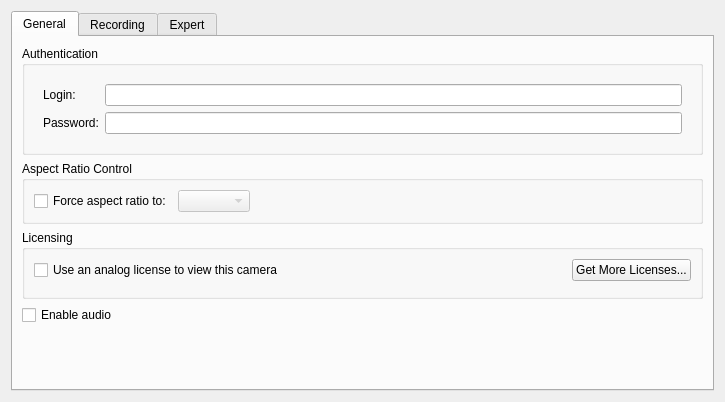
<?xml version="1.0" encoding="UTF-8"?>
<ui version="4.0">
 <class>MultipleCameraSettingsWidget</class>
 <widget class="QWidget" name="MultipleCameraSettingsWidget">
  <property name="geometry">
   <rect>
    <x>0</x>
    <y>0</y>
    <width>725</width>
    <height>402</height>
   </rect>
  </property>
  <property name="windowTitle">
   <string>Camera settings</string>
  </property>
  <layout class="QVBoxLayout" name="verticalLayout_2">
   <item>
    <widget class="QTabWidget" name="tabWidget">
     <property name="currentIndex">
      <number>0</number>
     </property>
     <widget class="QWidget" name="tabGeneral">
      <attribute name="title">
       <string>General</string>
      </attribute>
      <layout class="QVBoxLayout" name="verticalLayout_4">
       <item>
        <widget class="QGroupBox" name="groupBox_2">
         <property name="title">
          <string>Authentication</string>
         </property>
         <layout class="QVBoxLayout" name="verticalLayout_5">
          <item>
           <layout class="QFormLayout" name="formLayout_2">
            <property name="leftMargin">
             <number>9</number>
            </property>
            <property name="topMargin">
             <number>9</number>
            </property>
            <property name="rightMargin">
             <number>9</number>
            </property>
            <property name="bottomMargin">
             <number>9</number>
            </property>
            <item row="0" column="0">
             <widget class="QLabel" name="loginLabel">
              <property name="text">
               <string>Login:</string>
              </property>
             </widget>
            </item>
            <item row="0" column="1">
             <widget class="QLineEdit" name="loginEdit"/>
            </item>
            <item row="1" column="0">
             <widget class="QLabel" name="passwordLabel">
              <property name="text">
               <string>Password:</string>
              </property>
             </widget>
            </item>
            <item row="1" column="1">
             <widget class="QLineEdit" name="passwordEdit">
              <property name="echoMode">
               <enum>QLineEdit::PasswordEchoOnEdit</enum>
              </property>
             </widget>
            </item>
           </layout>
          </item>
         </layout>
        </widget>
       </item>
       <item>
        <widget class="QGroupBox" name="arGroupBox">
         <property name="title">
          <string>Aspect Ratio Control</string>
         </property>
         <layout class="QHBoxLayout" name="horizontalLayout_6">
          <item>
           <widget class="QCheckBox" name="arOverrideCheckBox">
            <property name="text">
             <string>Force aspect ratio to:</string>
            </property>
           </widget>
          </item>
          <item>
           <widget class="QComboBox" name="arComboBox">
            <property name="enabled">
             <bool>false</bool>
            </property>
            <property name="currentIndex">
             <number>-1</number>
            </property>
           </widget>
          </item>
          <item>
           <spacer name="horizontalSpacer_5">
            <property name="orientation">
             <enum>Qt::Horizontal</enum>
            </property>
            <property name="sizeHint" stdset="0">
             <size>
              <width>40</width>
              <height>20</height>
             </size>
            </property>
           </spacer>
          </item>
         </layout>
        </widget>
       </item>
       <item>
        <widget class="QGroupBox" name="analogGroupBox">
         <property name="title">
          <string>Licensing</string>
         </property>
         <layout class="QVBoxLayout" name="verticalLayout_3">
          <item>
           <layout class="QHBoxLayout" name="horizontalLayout_7">
            <item>
             <widget class="QCheckBox" name="analogViewCheckBox">
              <property name="text">
               <string>Use an analog license to view this camera</string>
              </property>
              <property name="tristate">
               <bool>true</bool>
              </property>
             </widget>
            </item>
            <item>
             <spacer name="horizontalSpacer_2">
              <property name="orientation">
               <enum>Qt::Horizontal</enum>
              </property>
              <property name="sizeHint" stdset="0">
               <size>
                <width>40</width>
                <height>20</height>
               </size>
              </property>
             </spacer>
            </item>
            <item>
             <widget class="QPushButton" name="moreLicensesButton">
              <property name="text">
               <string>Get More Licenses...</string>
              </property>
             </widget>
            </item>
           </layout>
          </item>
          <item>
           <widget class="QnLicensesUsageWidget" name="licensesUsageWidget" native="true"/>
          </item>
         </layout>
        </widget>
       </item>
       <item>
        <widget class="QCheckBox" name="enableAudioCheckBox">
         <property name="text">
          <string>Enable audio</string>
         </property>
         <property name="tristate">
          <bool>true</bool>
         </property>
        </widget>
       </item>
       <item>
        <spacer name="verticalSpacer">
         <property name="orientation">
          <enum>Qt::Vertical</enum>
         </property>
         <property name="sizeHint" stdset="0">
          <size>
           <width>20</width>
           <height>40</height>
          </size>
         </property>
        </spacer>
       </item>
      </layout>
     </widget>
     <widget class="QWidget" name="tabRecording">
      <attribute name="title">
       <string>Recording</string>
      </attribute>
      <layout class="QVBoxLayout" name="verticalLayout">
       <property name="leftMargin">
        <number>0</number>
       </property>
       <property name="topMargin">
        <number>0</number>
       </property>
       <property name="rightMargin">
        <number>0</number>
       </property>
       <property name="bottomMargin">
        <number>0</number>
       </property>
       <item>
        <widget class="QnCameraScheduleWidget" name="cameraScheduleWidget" native="true"/>
       </item>
      </layout>
     </widget>
     <widget class="QWidget" name="expertTab">
      <attribute name="title">
       <string>Expert</string>
      </attribute>
      <layout class="QVBoxLayout" name="verticalLayout_6">
       <property name="leftMargin">
        <number>0</number>
       </property>
       <property name="topMargin">
        <number>0</number>
       </property>
       <property name="rightMargin">
        <number>0</number>
       </property>
       <property name="bottomMargin">
        <number>0</number>
       </property>
       <item>
        <widget class="QnAdvancedSettingsWidget" name="expertSettingsWidget" native="true"/>
       </item>
      </layout>
     </widget>
    </widget>
   </item>
  </layout>
 </widget>
 <customwidgets>
  <customwidget>
   <class>QnCameraScheduleWidget</class>
   <extends>QWidget</extends>
   <header>ui/widgets/properties/camera_schedule_widget.h</header>
   <container>1</container>
  </customwidget>
  <customwidget>
   <class>QnAdvancedSettingsWidget</class>
   <extends>QWidget</extends>
   <header>ui/widgets/properties/expert_settings_widget.h</header>
   <container>1</container>
  </customwidget>
  <customwidget>
   <class>QnLicensesUsageWidget</class>
   <extends>QWidget</extends>
   <header location="global">ui/widgets/licenses_usage_widget.h</header>
   <container>1</container>
  </customwidget>
 </customwidgets>
 <resources/>
 <connections/>
 <slots>
  <slot>buttonClicked(QAbstractButton*)</slot>
 </slots>
</ui>
